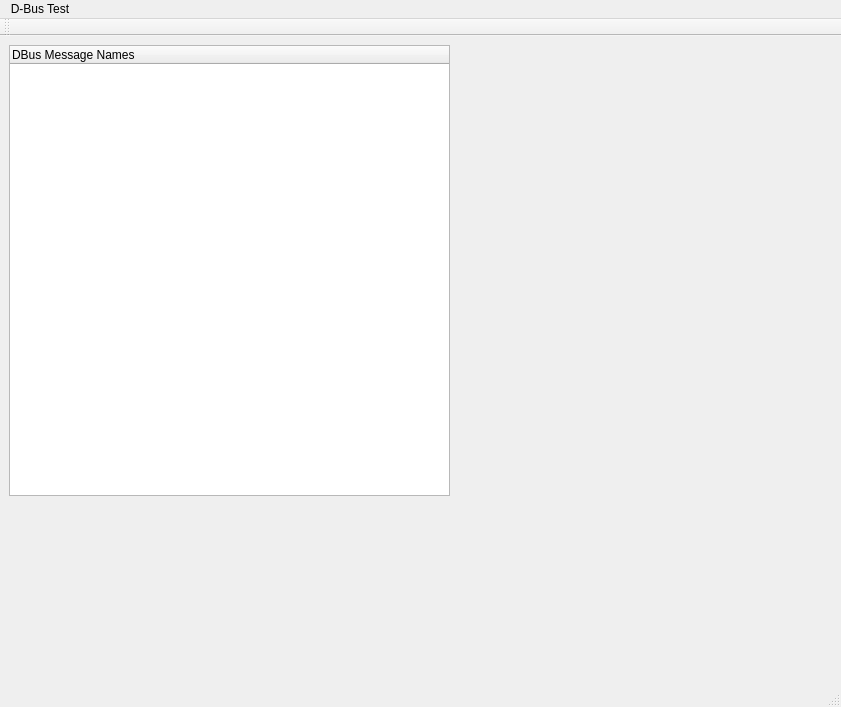
<?xml version="1.0" encoding="UTF-8"?>
<ui version="4.0">
 <class>MainWindow</class>
 <widget class="QMainWindow" name="MainWindow">
  <property name="enabled">
   <bool>true</bool>
  </property>
  <property name="geometry">
   <rect>
    <x>0</x>
    <y>0</y>
    <width>841</width>
    <height>707</height>
   </rect>
  </property>
  <property name="windowTitle">
   <string>MainWindow</string>
  </property>
  <widget class="QWidget" name="centralWidget">
   <widget class="QTreeWidget" name="treeWidget">
    <property name="geometry">
     <rect>
      <x>9</x>
      <y>9</y>
      <width>441</width>
      <height>451</height>
     </rect>
    </property>
    <column>
     <property name="text">
      <string>DBus Message Names</string>
     </property>
    </column>
   </widget>
  </widget>
  <widget class="QToolBar" name="mainToolBar">
   <attribute name="toolBarArea">
    <enum>TopToolBarArea</enum>
   </attribute>
   <attribute name="toolBarBreak">
    <bool>false</bool>
   </attribute>
  </widget>
  <widget class="QMenuBar" name="menuBar">
   <property name="geometry">
    <rect>
     <x>0</x>
     <y>0</y>
     <width>841</width>
     <height>25</height>
    </rect>
   </property>
   <widget class="QMenu" name="menuD_Bus_Test">
    <property name="title">
     <string>D-Bus Test</string>
    </property>
   </widget>
   <addaction name="menuD_Bus_Test"/>
  </widget>
  <widget class="QStatusBar" name="statusBar"/>
 </widget>
 <layoutdefault spacing="6" margin="11"/>
 <resources/>
 <connections/>
</ui>
